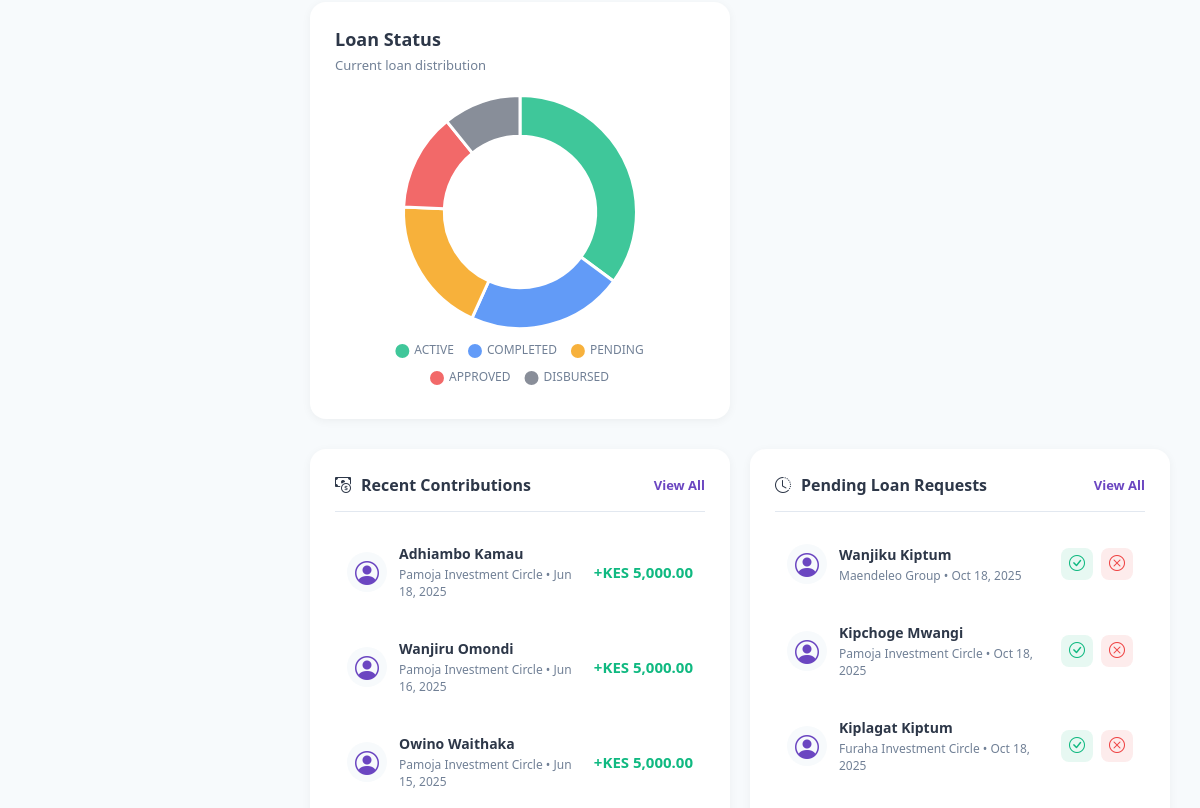
Page /dashboard/ (signed in, middle part) on the earlier database version.
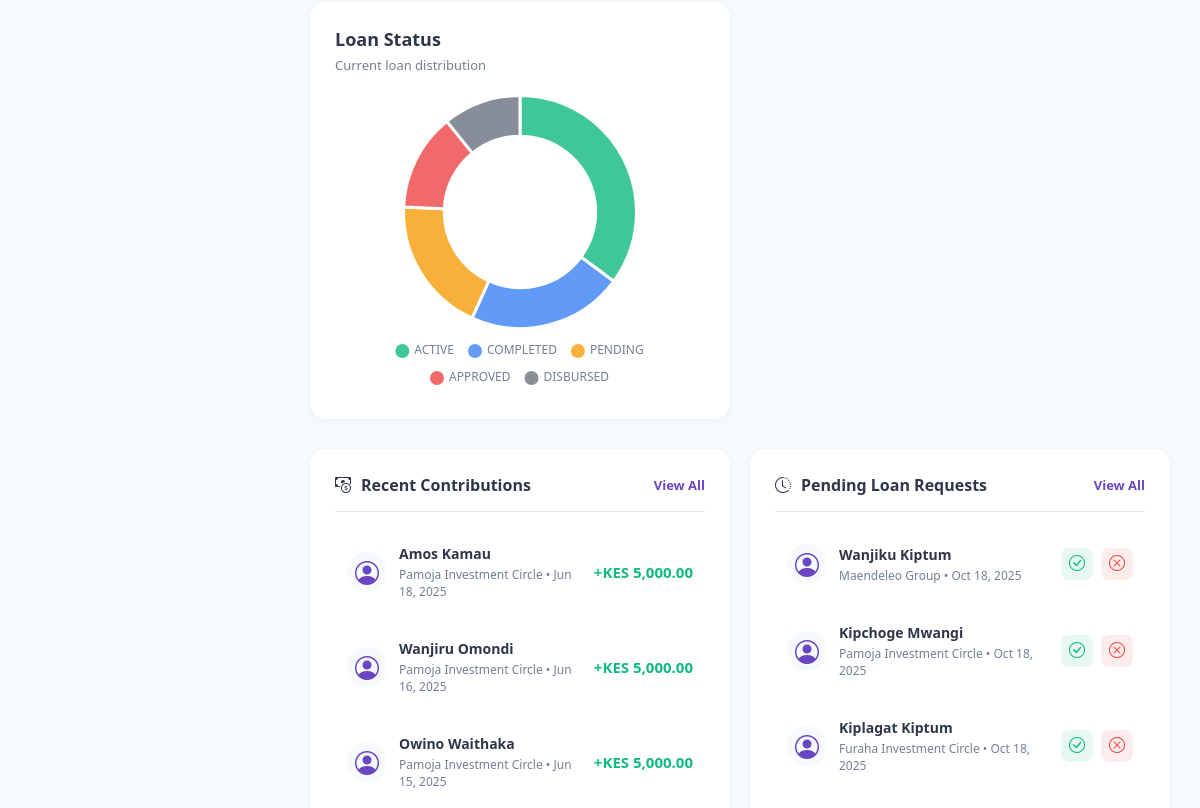
Same page on the later database version.
### main_application/models.py (models this page shows, shortened)
class Contribution(models.Model):
    STATUS_CHOICES = [
        ('PENDING', 'Pending'),
        ('PROCESSING', 'Processing'),
        ('COMPLETED', 'Completed'),
        ('FAILED', 'Failed'),
        ('REFUNDED', 'Refunded'),
    ]
    PAYMENT_METHOD_CHOICES = [
        ('MPESA', 'M-Pesa'),
        ('BANK', 'Bank Transfer'),
        ('CASH', 'Cash'),
        ('CARD', 'Card Payment'),
    ]
    id = models.UUIDField(primary_key=True, default=uuid.uuid4, editable=False)
    cycle = models.ForeignKey(ContributionCycle, on_delete=models.CASCADE, related_name='contributions')
    membership = models.ForeignKey(ChamaMembership, on_delete=models.CASCADE, related_name='contributions')
    amount = models.DecimalField(max_digits=12, decimal_places=2)
    payment_method = models.CharField(max_length=20, choices=PAYMENT_METHOD_CHOICES)
    transaction_reference = models.CharField(max_length=100, unique=True)
    mpesa_receipt_number = models.CharField(max_length=50, blank=True)
    payment_date = models.DateTimeField()
    status = models.CharField(max_length=20, choices=STATUS_CHOICES, default='PENDING')
    late_payment = models.BooleanField(default=False)
    penalty_amount = models.DecimalField(max_digits=10, decimal_places=2, default=Decimal('0.00'))
    notes = models.TextField(blank=True)
    recorded_by = models.ForeignKey(User, on_delete=models.PROTECT, related_name='recorded_contributions')
    created_at = models.DateTimeField(auto_now_add=True)
    updated_at = models.DateTimeField(auto_now=True)
    class Meta:
        db_table = 'contributions'
        verbose_name = _('Contribution')
        verbose_name_plural = _('Contributions')
        ordering = ['-payment_date']
        indexes = [
            models.Index(fields=['cycle', 'membership', 'status']),
            models.Index(fields=['transaction_reference']),
            models.Index(fields=['payment_date']),
        ]

class ChamaMembership(models.Model):
    STATUS_CHOICES = [
        ('PENDING', 'Pending Approval'),
        ('ACTIVE', 'Active'),
        ('SUSPENDED', 'Suspended'),
        ('WITHDRAWN', 'Withdrawn'),
    ]
    id = models.UUIDField(primary_key=True, default=uuid.uuid4, editable=False)
    chama = models.ForeignKey(Chama, on_delete=models.CASCADE, related_name='memberships')
    user = models.ForeignKey(User, on_delete=models.CASCADE, related_name='memberships')
    position_in_rotation = models.PositiveIntegerField()
    membership_number = models.CharField(max_length=20)
    status = models.CharField(max_length=20, choices=STATUS_CHOICES, default='PENDING')
    joined_date = models.DateField(auto_now_add=True)
    exit_date = models.DateField(null=True, blank=True)
    has_received_payout = models.BooleanField(default=False)
    payout_received_date = models.DateField(null=True, blank=True)
    total_contributed = models.DecimalField(max_digits=12, decimal_places=2, default=Decimal('0.00'))
    notes = models.TextField(blank=True)
    created_at = models.DateTimeField(auto_now_add=True)
    updated_at = models.DateTimeField(auto_now=True)
    class Meta:
        db_table = 'chama_memberships'
        verbose_name = _('Chama Membership')
        verbose_name_plural = _('Chama Memberships')
        unique_together = [['chama', 'user'], ['chama', 'position_in_rotation']]
        ordering = ['chama', 'position_in_rotation']
        indexes = [
            models.Index(fields=['chama', 'status']),
            models.Index(fields=['user', 'status']),
        ]

class User(AbstractUser):
    ROLE_CHOICES = [
        ('ADMIN', 'Administrator'),
        ('TREASURER', 'Treasurer'),
        ('SECRETARY', 'Secretary'),
        ('MEMBER', 'Member'),
    ]
    id = models.UUIDField(primary_key=True, default=uuid.uuid4, editable=False)
    phone_number = models.CharField(max_length=15, unique=True)
    national_id = models.CharField(max_length=20, unique=True, null=True, blank=True)
    role = models.CharField(max_length=20, choices=ROLE_CHOICES, default='MEMBER')
    date_of_birth = models.DateField(null=True, blank=True)
    profile_picture = models.ImageField(upload_to='profiles/', null=True, blank=True)
    is_verified = models.BooleanField(default=False)
    two_factor_enabled = models.BooleanField(default=False)
    created_at = models.DateTimeField(auto_now_add=True)
    updated_at = models.DateTimeField(auto_now=True)
    class Meta:
        db_table = 'users'
        verbose_name = _('User')
        verbose_name_plural = _('Users')
        indexes = [
            models.Index(fields=['phone_number']),
            models.Index(fields=['email']),
        ]

class ContributionCycle(models.Model):
    STATUS_CHOICES = [
        ('UPCOMING', 'Upcoming'),
        ('ACTIVE', 'Active'),
        ('COMPLETED', 'Completed'),
        ('CANCELLED', 'Cancelled'),
    ]
    id = models.UUIDField(primary_key=True, default=uuid.uuid4, editable=False)
    chama = models.ForeignKey(Chama, on_delete=models.CASCADE, related_name='cycles')
    cycle_number = models.PositiveIntegerField()
    start_date = models.DateField()
    end_date = models.DateField()
    expected_amount = models.DecimalField(max_digits=12, decimal_places=2)
    collected_amount = models.DecimalField(max_digits=12, decimal_places=2, default=Decimal('0.00'))
    beneficiary = models.ForeignKey(
        ChamaMembership,
        on_delete=models.PROTECT,
        related_name='beneficiary_cycles',
        null=True,
        blank=True
    )
    payout_amount = models.DecimalField(max_digits=12, decimal_places=2, default=Decimal('0.00'))
    payout_date = models.DateField(null=True, blank=True)
    status = models.CharField(max_length=20, choices=STATUS_CHOICES, default='UPCOMING')
    notes = models.TextField(blank=True)
    created_at = models.DateTimeField(auto_now_add=True)
    updated_at = models.DateTimeField(auto_now=True)
    class Meta:
        db_table = 'contribution_cycles'
        verbose_name = _('Contribution Cycle')
        verbose_name_plural = _('Contribution Cycles')
        unique_together = [['chama', 'cycle_number']]
        ordering = ['-start_date']
        indexes = [
            models.Index(fields=['chama', 'status']),
            models.Index(fields=['start_date', 'end_date']),
        ]

class Chama(models.Model):
    STATUS_CHOICES = [
        ('ACTIVE', 'Active'),
        ('INACTIVE', 'Inactive'),
        ('SUSPENDED', 'Suspended'),
        ('CLOSED', 'Closed'),
    ]
    FREQUENCY_CHOICES = [
        ('DAILY', 'Daily'),
        ('WEEKLY', 'Weekly'),
        ('BIWEEKLY', 'Bi-Weekly'),
        ('MONTHLY', 'Monthly'),
    ]
    id = models.UUIDField(primary_key=True, default=uuid.uuid4, editable=False)
    name = models.CharField(max_length=200, unique=True)
    description = models.TextField(blank=True)
    registration_number = models.CharField(max_length=50, unique=True, null=True, blank=True)
    contribution_amount = models.DecimalField(
        max_digits=12,
        decimal_places=2,
        validators=[MinValueValidator(Decimal('100.00'))]
    )
    contribution_frequency = models.CharField(max_length=20, choices=FREQUENCY_CHOICES)
    late_payment_penalty = models.DecimalField(
        max_digits=10,
        decimal_places=2,
        default=Decimal('0.00')
    )
    loan_interest_rate = models.DecimalField(
        max_digits=5,
        decimal_places=2,
        validators=[MinValueValidator(Decimal('0.00')), MaxValueValidator(Decimal('100.00'))],
        help_text="Annual interest rate in percentage"
    )
    max_members = models.PositiveIntegerField(default=50)
    meeting_day = models.CharField(max_length=20, blank=True)
    meeting_time = models.TimeField(null=True, blank=True)
    meeting_location = models.CharField(max_length=255, blank=True)
    status = models.CharField(max_length=20, choices=STATUS_CHOICES, default='ACTIVE')
    constitution_document = models.FileField(upload_to='constitutions/', null=True, blank=True)
    bank_account_name = models.CharField(max_length=200, blank=True)
    bank_account_number = models.CharField(max_length=50, blank=True)
    bank_name = models.CharField(max_length=100, blank=True)
    mpesa_paybill = models.CharField(max_length=20, blank=True)
    mpesa_account_number = models.CharField(max_length=50, blank=True)
    created_by = models.ForeignKey(User, on_delete=models.PROTECT, related_name='chamas_created')
    created_at = models.DateTimeField(auto_now_add=True)
    updated_at = models.DateTimeField(auto_now=True)
    class Meta:
        db_table = 'chamas'
        verbose_name = _('Chama')
        verbose_name_plural = _('Chamas')
        ordering = ['-created_at']
        indexes = [
            models.Index(fields=['status', 'created_at']),
            models.Index(fields=['name']),
        ]
    @property
    def total_contributions(self):
        from django.db.models import Sum
        total = Contribution.objects.filter(
            cycle__chama=self,
            status='COMPLETED'
        ).aggregate(total=Sum('amount'))['total']
        return total or Decimal('0.00')

class Loan(models.Model):
    STATUS_CHOICES = [
        ('PENDING', 'Pending Approval'),
        ('APPROVED', 'Approved'),
        ('REJECTED', 'Rejected'),
        ('DISBURSED', 'Disbursed'),
        ('ACTIVE', 'Active'),
        ('COMPLETED', 'Completed'),
        ('DEFAULTED', 'Defaulted'),
    ]
    id = models.UUIDField(primary_key=True, default=uuid.uuid4, editable=False)
    chama = models.ForeignKey(Chama, on_delete=models.CASCADE, related_name='loans')
    membership = models.ForeignKey(ChamaMembership, on_delete=models.CASCADE, related_name='loans')
    loan_number = models.CharField(max_length=50, unique=True)
    principal_amount = models.DecimalField(max_digits=12, decimal_places=2)
    interest_rate = models.DecimalField(max_digits=5, decimal_places=2)
    interest_amount = models.DecimalField(max_digits=12, decimal_places=2)
    total_amount = models.DecimalField(max_digits=12, decimal_places=2)
    amount_paid = models.DecimalField(max_digits=12, decimal_places=2, default=Decimal('0.00'))
    balance = models.DecimalField(max_digits=12, decimal_places=2)
    repayment_period_months = models.PositiveIntegerField()
    application_date = models.DateField(auto_now_add=True)
    approval_date = models.DateField(null=True, blank=True)
    disbursement_date = models.DateField(null=True, blank=True)
    expected_completion_date = models.DateField()
    actual_completion_date = models.DateField(null=True, blank=True)
    status = models.CharField(max_length=20, choices=STATUS_CHOICES, default='PENDING')
    purpose = models.TextField()
    guarantor_1 = models.ForeignKey(
        ChamaMembership,
        on_delete=models.PROTECT,
        related_name='guaranteed_loans_1',
        null=True,
        blank=True
    )
    guarantor_2 = models.ForeignKey(
        ChamaMembership,
        on_delete=models.PROTECT,
        related_name='guaranteed_loans_2',
        null=True,
        blank=True
    )
    approved_by = models.ForeignKey(
        User,
        on_delete=models.PROTECT,
        related_name='approved_loans',
        null=True,
        blank=True
    )
    rejection_reason = models.TextField(blank=True)
    notes = models.TextField(blank=True)
    created_at = models.DateTimeField(auto_now_add=True)
    updated_at = models.DateTimeField(auto_now=True)
    class Meta:
        db_table = 'loans'
        verbose_name = _('Loan')
        verbose_name_plural = _('Loans')
        ordering = ['-application_date']
        indexes = [
            models.Index(fields=['membership', 'status']),
            models.Index(fields=['chama', 'status']),
            models.Index(fields=['loan_number']),
        ]

### main_application/views.py (the view)
# urls.py: path('dashboard/', views.dashboard_view, name='dashboard'),
@login_required
def dashboard_view(request):
    user = request.user
    if user.role == 'ADMIN':
        return admin_dashboard(request)
    elif user.role == 'TREASURER':
        return treasurer_dashboard(request)
    elif user.role == 'SECRETARY':
        return secretary_dashboard(request)
    else:  # MEMBER
        return member_dashboard(request)

### templates/dashboards/admin_dashboard.html (shortened to what this page needs)
{% extends 'admin_base.html' %}
{% load humanize %}
{% block content %}
<div class="dashboard-container">
    <div class="charts-grid">
        <div class="chart-card">
            <div class="chart-header">
                <div>
                    <h3 class="chart-title">Loan Status</h3>
                    <p class="chart-subtitle">Current loan distribution</p>
                </div>
            </div>
            <div class="chart-body">
                <canvas id="loanStatusChart"></canvas>
            </div>
        </div>
    </div>
    <div class="activities-grid">
        <div class="activity-card">
            <div class="activity-header">
                <h3 class="activity-title">
                    <i class="bi bi-cash-coin"></i>
                    Recent Contributions
                </h3>
                <a href="#" class="activity-link">View All</a>
            </div>
            <div class="activity-list">
                {% for contribution in recent_contributions %}
                <div class="activity-item">
                    <div class="activity-avatar">
                        <i class="bi bi-person-circle"></i>
                    </div>
                    <div class="activity-content">
                        <div class="activity-name">{{ contribution.membership.user.get_full_name }}</div>
                        <div class="activity-meta">{{ contribution.cycle.chama.name }} • {{ contribution.payment_date|date:"M d, Y" }}</div>
                    </div>
                    <div class="activity-amount success">
                        +KES {{ contribution.amount|floatformat:2|intcomma }}
                    </div>
                </div>
                {% empty %}
                <div class="empty-state">No recent contributions</div>
                {% endfor %}
            </div>
        </div>
        <div class="activity-card">
            <div class="activity-header">
                <h3 class="activity-title">
                    <i class="bi bi-clock-history"></i>
                    Pending Loan Requests
                </h3>
                <a href="#" class="activity-link">View All</a>
            </div>
            <div class="activity-list">
                {% for loan in pending_loan_requests %}
                <div class="activity-item">
                    <div class="activity-avatar">
                        <i class="bi bi-person-circle"></i>
                    </div>
                    <div class="activity-content">
                        <div class="activity-name">{{ loan.membership.user.get_full_name }}</div>
                        <div class="activity-meta">{{ loan.chama.name }} • {{ loan.application_date|date:"M d, Y" }}</div>
                    </div>
                    <div class="activity-actions">
                        <button class="btn-icon success" title="Approve">
                            <i class="bi bi-check-circle"></i>
                        </button>
                        <button class="btn-icon danger" title="Reject">
                            <i class="bi bi-x-circle"></i>
                        </button>
                    </div>
                </div>
                {% empty %}
                <div class="empty-state">No pending loan requests</div>
                {% endfor %}
            </div>
        </div>
    </div>
</div>
{% endblock %}

### templates/admin_base.html (shortened to what this page needs)
<!DOCTYPE html>
<html lang="en">
<head>
    <link rel="stylesheet" href="https://cdnjs.cloudflare.com/ajax/libs/bootstrap-icons/1.10.0/font/bootstrap-icons.min.css">
</head>
<body>
    <div class="main-wrapper" id="mainWrapper">
        <main class="content">
            {% block content %}
            {% endblock %}
        </main>
    </div>
</body>
</html>

Differences in the rows shown:
changed through a linked row, Contribution: membership.user.get_full_name "Adhiambo Kamau" → "Amos Kamau"
